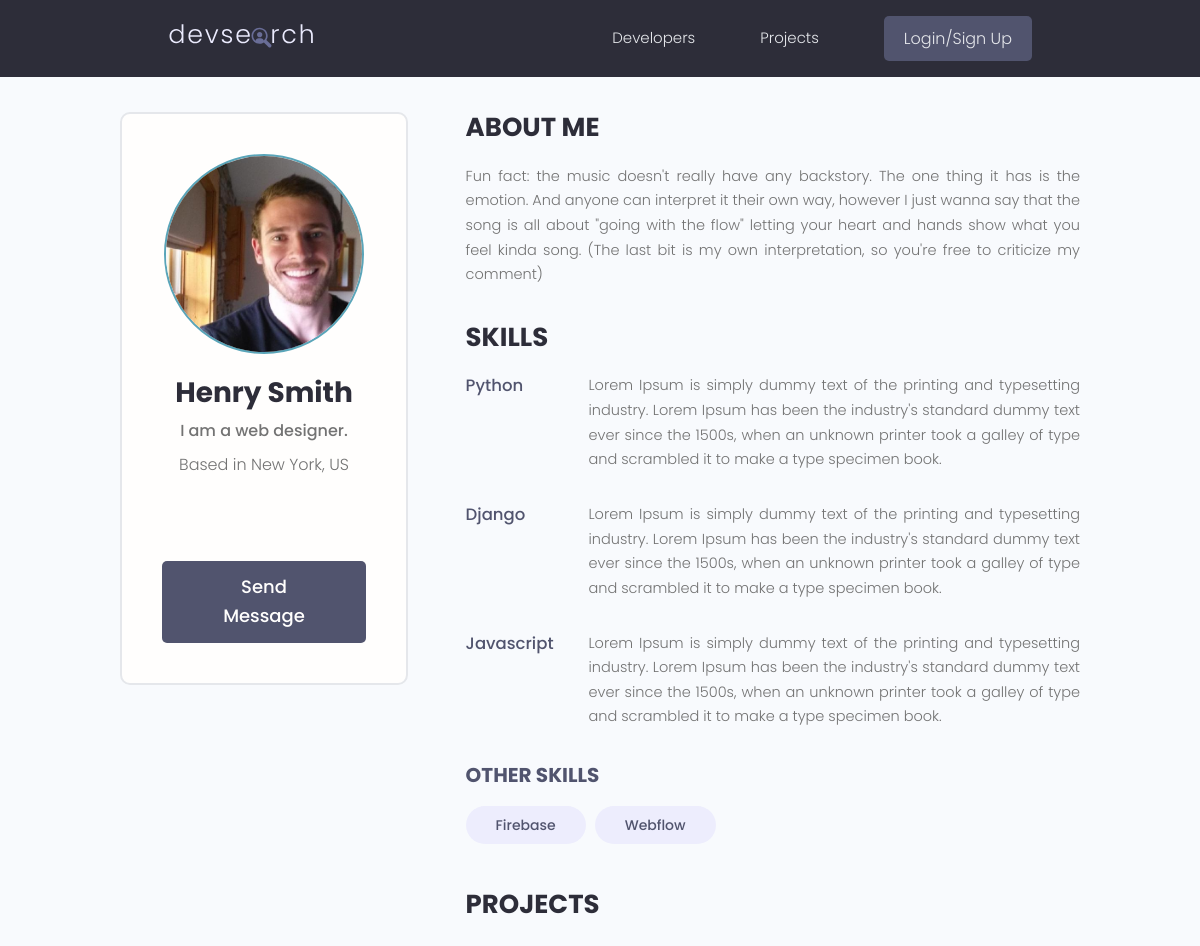
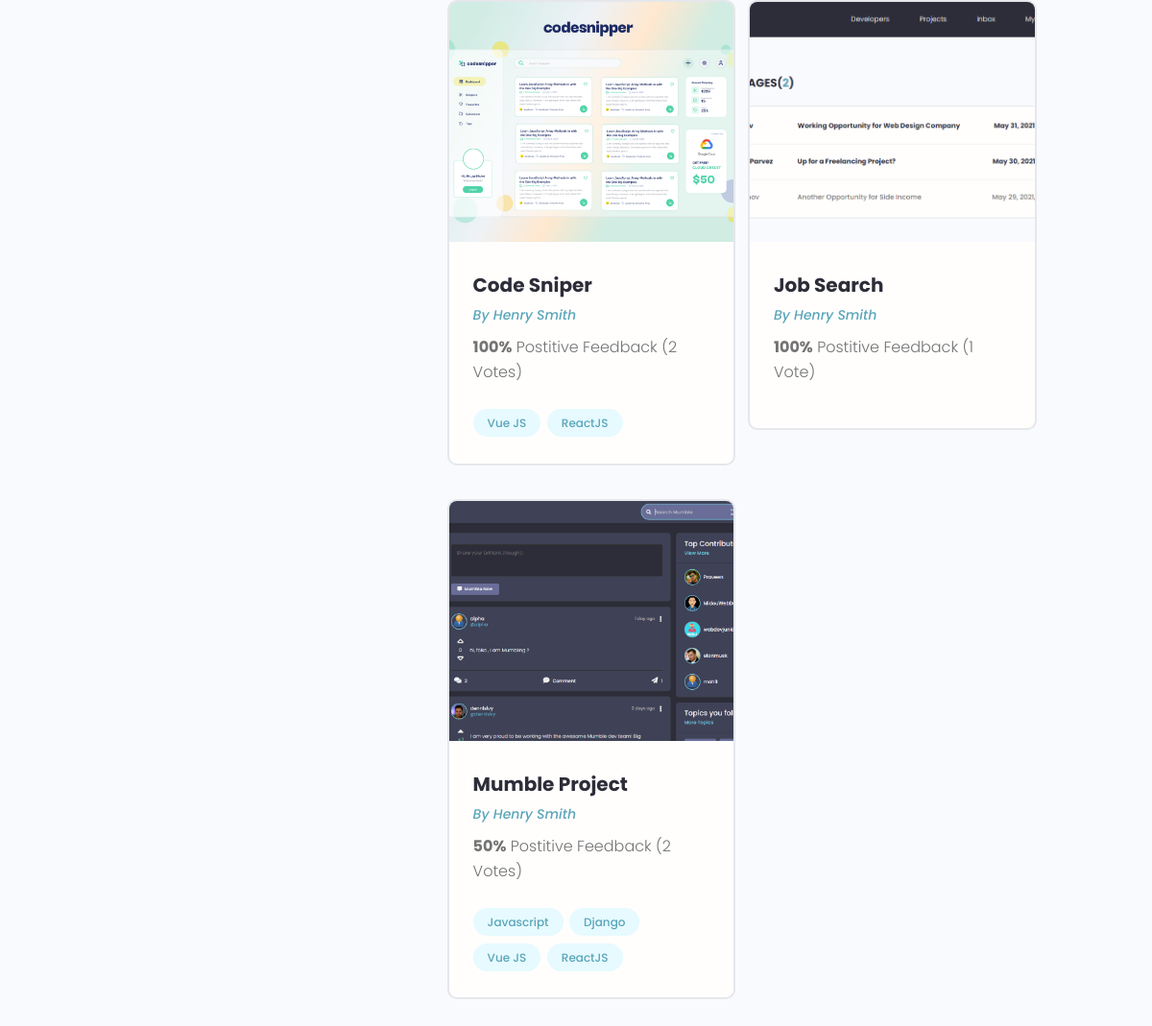
/profile/db0d942a-0062-440d-9d02-2a521d989f9c, run on an earlier commit of the app's database (2 pictures, top to bottom).
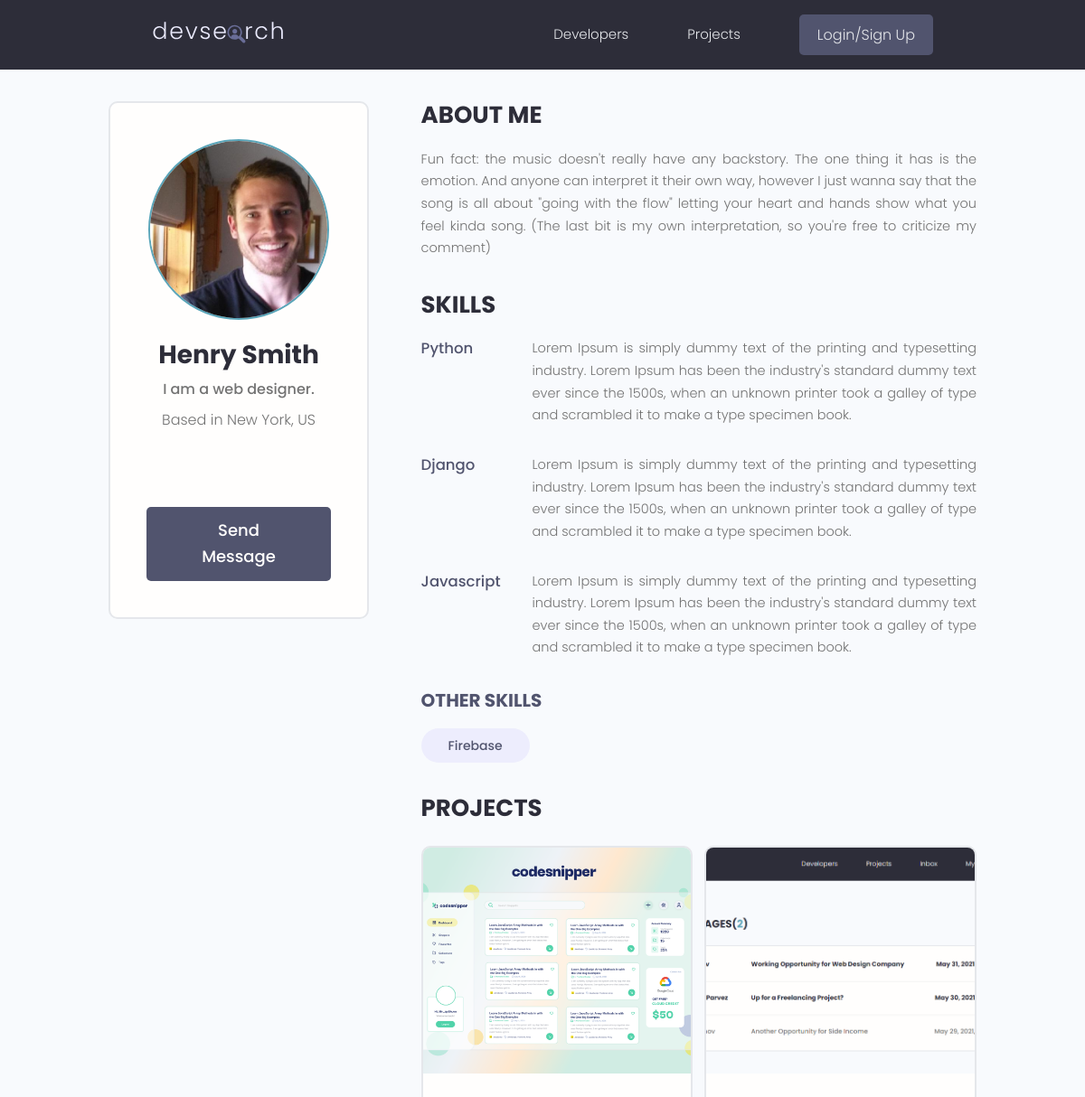
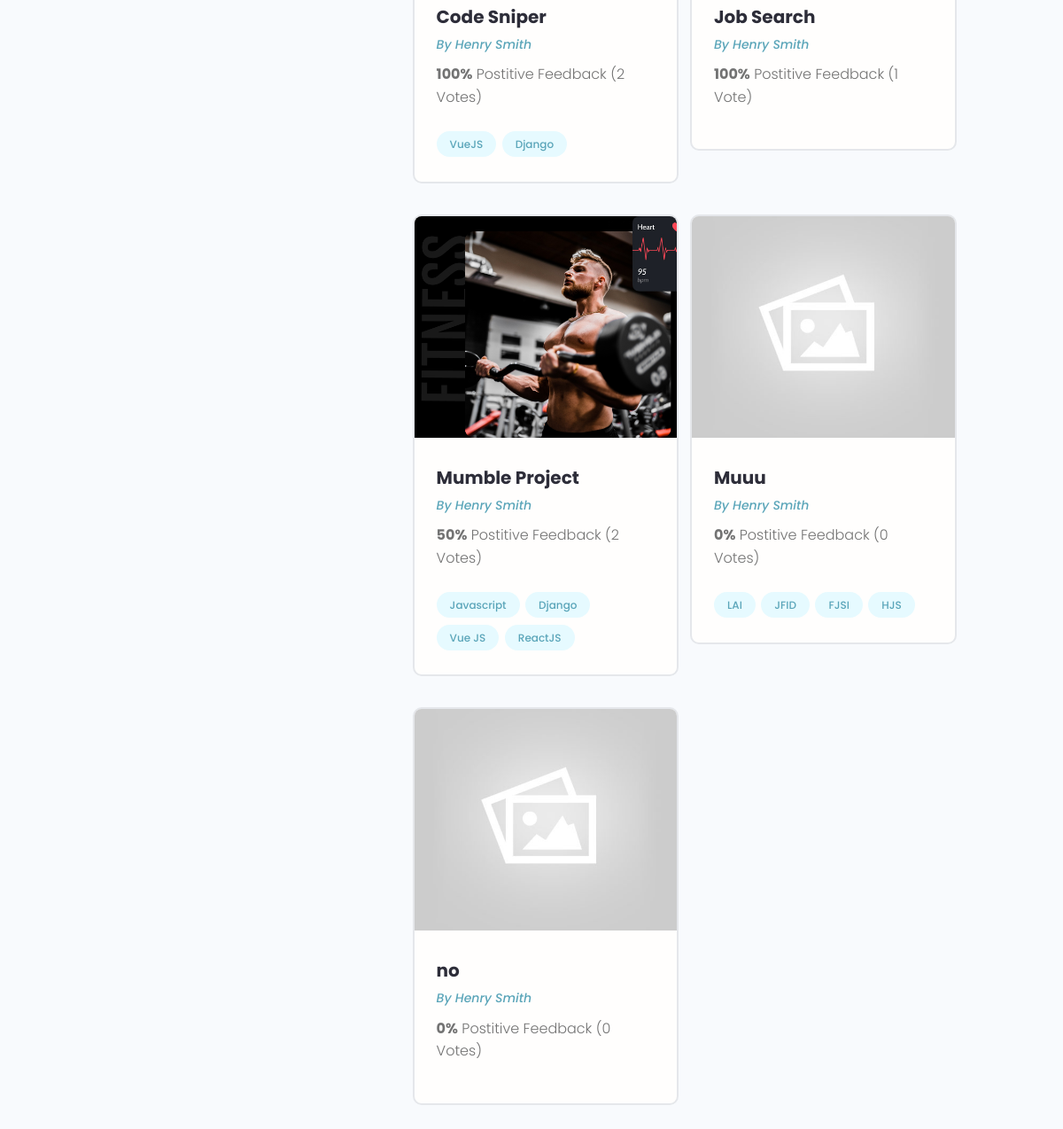
And on a later commit of the database (2 pictures, top to bottom).
### users/models.py (models this page shows, shortened)
class Skill(models.Model):
    user = models.ForeignKey(Profile, on_delete=models.CASCADE, null=True, blank=True)
    name = models.CharField(max_length=200, null=True, blank=True)
    description = models.TextField(null=True, blank=True)
    created = models.DateTimeField(auto_now_add=True)
    id = models.UUIDField(default=uuid.uuid4, unique=True, primary_key=True, editable=False)

class Profile(models.Model):
    user = models.OneToOneField(User, on_delete=models.CASCADE, null=True, blank=True)
    name = models.CharField(max_length=200, null=True, blank=True)
    username = models.CharField(max_length=200, null=True, blank=True)
    email = models.EmailField(max_length=200, null=True, blank=True)
    short_intro = models.CharField(max_length=500, null=True, blank=True)
    location = models.CharField(max_length=200, null=True, blank=True)
    bio = models.TextField(null=True, blank=True)
    profile_image = models.ImageField(
        null=True, blank=True, default="profiles/user-default.png", upload_to="profiles/")
    social_github = models.CharField(max_length=200, null=True, blank=True)
    social_twitter = models.CharField(max_length=200, null=True, blank=True)
    social_instagram = models.CharField(max_length=200, null=True, blank=True)
    social_youtube = models.CharField(max_length=200, null=True, blank=True)
    social_website = models.CharField(max_length=200, null=True, blank=True)
    created = models.DateTimeField(auto_now_add=True)
    id = models.UUIDField(default=uuid.uuid4, unique=True, primary_key=True, editable=False)
    class Meta:
        ordering = ['created', 'username']

### projects/models.py (models this page shows, shortened)
class Project(models.Model):
    owner = models.ForeignKey(Profile, on_delete=models.SET_NULL, null=True, blank=True)
    title = models.CharField(max_length=200)
    description = models.TextField(null=True, blank=True)
    demo_link = models.CharField(max_length=2000, null=True, blank=True)
    source_link = models.CharField(max_length=2000, null=True, blank=True)
    featured_image = models.ImageField(null=True, blank=True, default="default.jpg")
    tags = models.ManyToManyField('Tag', blank=True)
    vote_total = models.IntegerField(default=0, null=True, blank=True)
    vote_ratio = models.IntegerField(default=0, null=True, blank=True)
    created = models.DateTimeField(auto_now_add=True)
    id = models.UUIDField(default=uuid.uuid4, unique=True, primary_key=True, editable=False)
    @property
    def imageURL(self):
        try:
            url = self.featured_image.url
        except:
            url = "/images/default.jpg"
        return url
    class Meta:
        ordering = ['-vote_ratio', '-vote_total', 'title']      # -created to display newest

class Tag(models.Model):
    name = models.CharField(max_length=200, null=True, blank=False)
    created = models.DateTimeField(auto_now_add=True)
    id = models.UUIDField(default=uuid.uuid4, unique=True, primary_key=True, editable=False)

### users/views.py (the view)
# urls.py: path('profile/<str:pk>', views.profile, name="profile"),
def profile(request, pk):
    profile = Profile.objects.get(id=pk)
    topSkills = profile.skill_set.exclude(description__exact="")
    otherSkills = profile.skill_set.filter(description="")
    context = {"profile": profile, "topSkills": topSkills, "otherSkills": otherSkills}
    return render(request, "users/profile.html", context)

### users/templates/users/profile.html (shortened to what the changed rows need)
{% extends 'main.html' %}
{% block content %}
<main class="profile my-md">
    <div class="container">
        <div class="layout">
            <div class="column column--1of3">
                <div class="card text-center">
                    <div class="card__body dev">
                        <h2 class="dev__name">{{ profile.name }}</h2>
                    </div>
                </div>
            </div>
            <div class="column column--2of3">
                <div class="devInfo">
                    <div class="devInfo__skills">
                        {% for skill in topSkills %}
                        <div class="devSkill">
                            <h4 class="devSkill__title">{{ skill.name }}</h4>
                            <p class="devSkill__info">
                                {{ skill.description }}
                            </p>
                        </div>
                        {% endfor %}
                        <div class="devInfo__otherSkills">
                            {% for skill in otherSkills %}
                            <span class="tag tag--pill tag--sub tag--lg">
                                <small>{{ skill.name }}</small>
                            </span>
                            {% endfor %}
                        </div>
                    </div>
                </div>
                    <div class="devInfo">
                    <div class="grid grid--two">
                        {% for project in profile.project_set.all %}
                        <div class="column">
                            <div class="card project">
                                <a href="{% url 'project' project.id %}" class="project">
                                    <img class="project__thumbnail" src="{{ project.imageURL }}" alt="project thumbnail" />
                                    <div class="card__body">
                                        <h3 class="project__title">{{ project.title }}</h3>
                                        <p><a class="project__author" href="{% url 'profile' project.owner.id %}">By {{ project.owner.name }}</a></p>
                                        <p class="project--rating">
                                            <span style="font-weight: bold;">{{ project.vote_ratio }}%</span> Postitive
                                            Feedback ({{ project.vote_total }} Vote{{ project.vote_total|pluralize:"s" }})
                                        </p>
                                        <div class="project__tags">
                                            {% for tag in project.tags.all %}
                                            <span class="tag tag--pill tag--main">
                                                <small>{{ tag.name }}</small>
                                            </span>
                                            {% endfor %}
                                        </div>
                                    </div>
                                </a>
                            </div>
                        </div>
                        {% endfor %}
                    </div>
                </div>
            </div>
        </div>
    </div>
  </main>
{% endblock %}

What changed in the data, as far as the page shows it:
removed Skill: name "Webflow", shown under "OTHER SKILLS"
changed Project "Code Sniper": gains Tag (name "Django"); loses Tag (name "Vue JS"); loses Tag (name "ReactJS")
added Tag: name "VueJS", shown under Project "Code Sniper"
changed Project "Mumble Project": imageURL: a different picture
added Project: title "Muuu", owner.name "Henry Smith", vote_ratio "0", vote_total "0"
added Tag: name "LAI", shown under "Muuu"
added Tag: name "JFID", shown under "Muuu"
added Tag: name "FJSI", shown under "Muuu"
added Tag: name "HJS", shown under "Muuu"
added Project: imageURL (placeholder picture), title "no", owner.name "Henry Smith", vote_ratio "0", vote_total "0"
